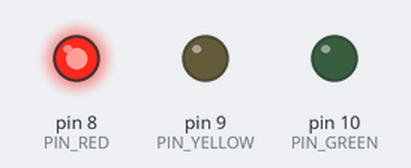
Simulated run of this sketch. Board: Arduino Uno, built with avr-gcc and run on an emulated ATmega328P. On the bench: output pins drawn as LEDs (lit = HIGH).

Above: at 10.0 s.
At 30.0 s:
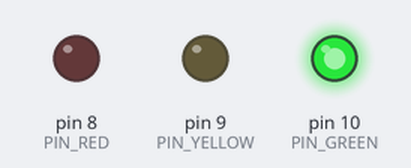
At 41.5 s:
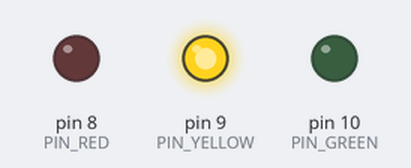
Timing chart, 0 to 55.9 s (numbered marks = the images above):
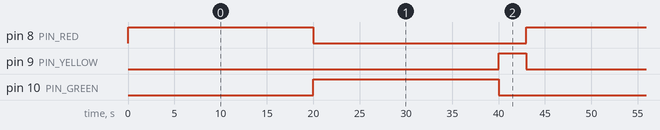

Measured:
- by itself, pin 8 (PIN_RED), pin 10 (PIN_GREEN): alternates HIGH for 20.0 s and LOW for 23.0 s
- by itself, pin 9 (PIN_YELLOW): alternates HIGH for 3.0 s and LOW for 40.0 s
- by itself, everything shown: repeats every 43.0 s, in 3 steps

The sketch:

traffic_light1.ino
```cpp
// Traffic light: RED → GREEN → YELLOW (non-blocking, switch–state pattern)

// --- States as numeric constants (avoid enum in function params) ---
const uint8_t STATE_RED    = 0;
const uint8_t STATE_GREEN  = 1;
const uint8_t STATE_YELLOW = 2;

// --- Pins ---
const int PIN_RED    = 8;
const int PIN_YELLOW = 9;
const int PIN_GREEN  = 10;

// --- Durations (ms) ---
const unsigned long T_RED_MS    = 20000; // 20 s
const unsigned long T_GREEN_MS  = 20000; // 20 s
const unsigned long T_YELLOW_MS = 3000;  // 3 s

// // Faster sim (optional):
// const unsigned long T_RED_MS    = 3000;
// const unsigned long T_GREEN_MS  = 3000;
// const unsigned long T_YELLOW_MS = 800;

uint8_t state = STATE_RED;
unsigned long stateStartMs = 0;

void setLights(bool r, bool y, bool g) {
  digitalWrite(PIN_RED,    r ? HIGH : LOW);
  digitalWrite(PIN_YELLOW, y ? HIGH : LOW);
  digitalWrite(PIN_GREEN,  g ? HIGH : LOW);
}

// No-arg helper: duration of the *current* state
unsigned long durationOf() {
  if (state == STATE_RED)    return T_RED_MS;
  if (state == STATE_GREEN)  return T_GREEN_MS;
  /* state == STATE_YELLOW */ return T_YELLOW_MS;
}

// Use uint8_t instead of a custom enum type to dodge auto-prototype issues
void enterState(uint8_t s) {
  state = s;
  stateStartMs = millis();
  if      (s == STATE_RED)    setLights(true,  false, false);
  else if (s == STATE_GREEN)  setLights(false, false, true);
  else /*  s == STATE_YELLOW*/setLights(false, true,  false);
}

void tryTransition() {
  if (millis() - stateStartMs < durationOf()) return; // time event t20/t3

  switch (state) {
    case STATE_RED:    enterState(STATE_GREEN);  break; // after(20s)
    case STATE_GREEN:  enterState(STATE_YELLOW); break; // after(20s)
    case STATE_YELLOW: enterState(STATE_RED);    break; // after(3s)
  }
}

void setup() {
  pinMode(PIN_RED,    OUTPUT);
  pinMode(PIN_YELLOW, OUTPUT);
  pinMode(PIN_GREEN,  OUTPUT);
  enterState(STATE_RED); // deterministic safe start
}

void loop() {
  tryTransition();
}
```
